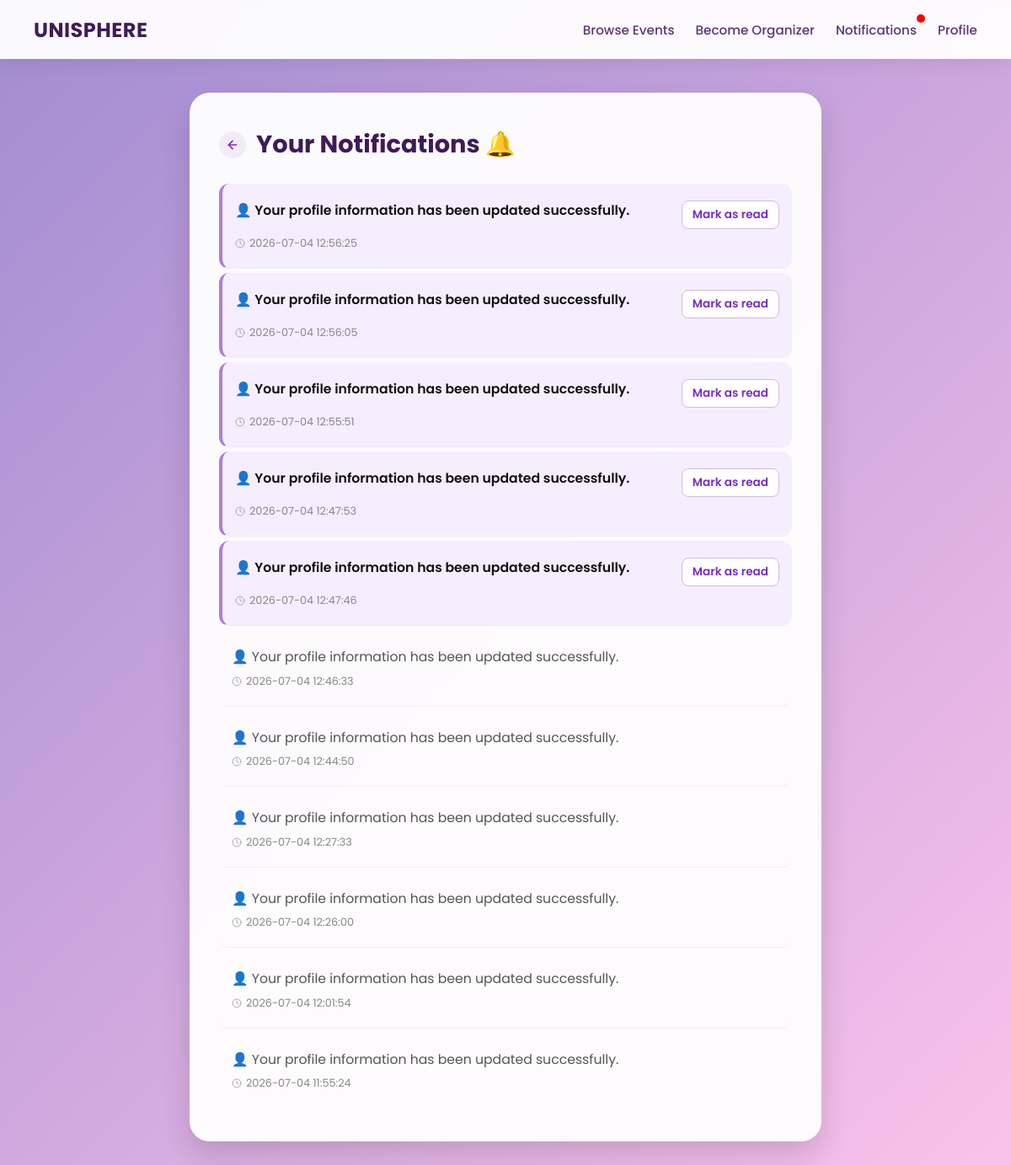
Before: /notifications (signed in) with the older database file.
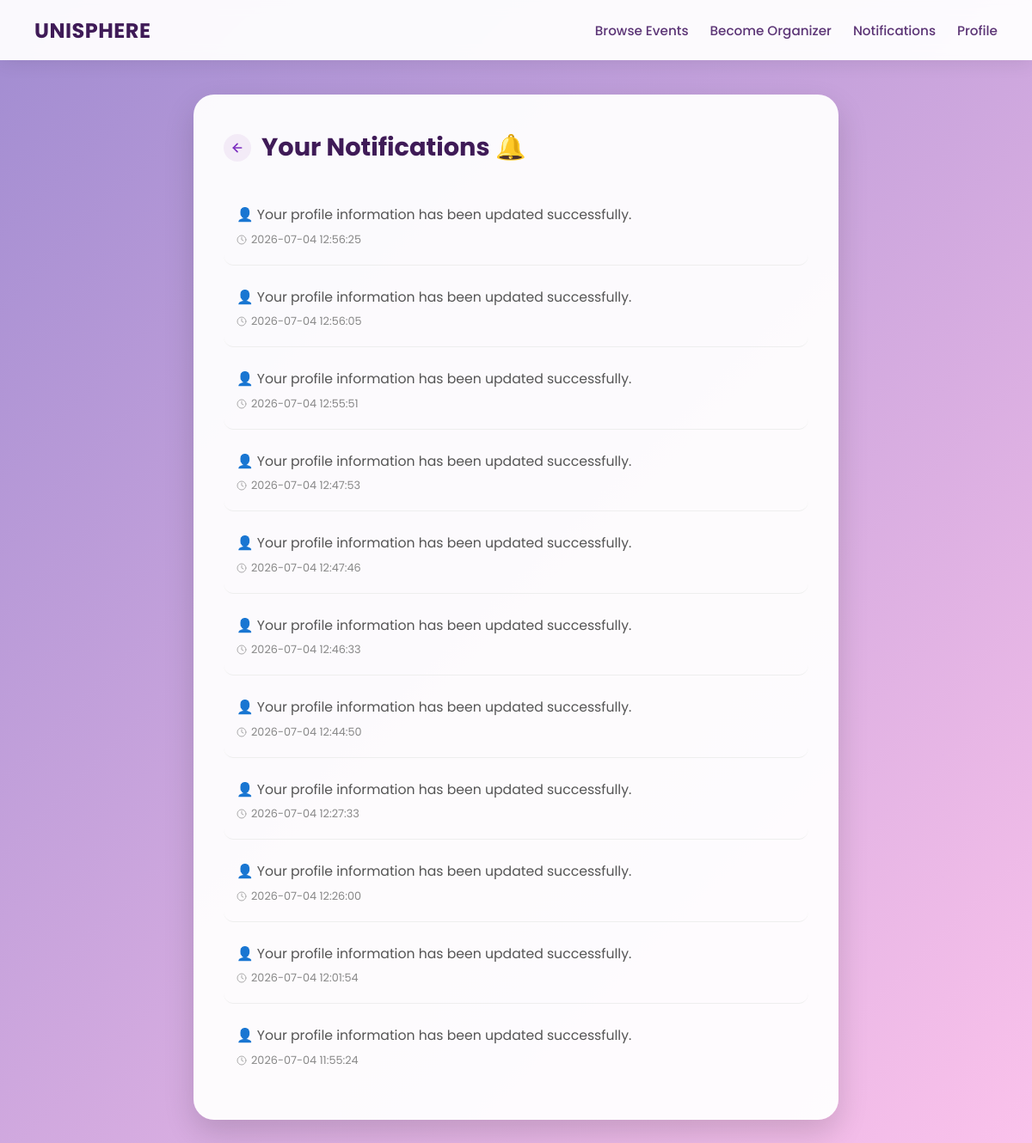
After: the same page with the newer database file.
### tables this page shows
CREATE TABLE notifications (
    id INTEGER PRIMARY KEY AUTOINCREMENT,
    student_id varchar(10) NOT NULL,
    message TEXT NOT NULL,
    type TEXT NOT NULL,
    is_read INTEGER DEFAULT 0,
    created_at TIMESTAMP DEFAULT CURRENT_TIMESTAMP, redirect TEXT,
    FOREIGN KEY (student_id) REFERENCES users_general(student_id)
);

### app.py (the view)
@app.route('/notifications')
def notifications():
    username = session.get('user')
    if not username:
        return redirect(url_for('signin'))
    conn = get_db_connection()
    cursor = conn.cursor()
    cursor.execute("""
        SELECT student_id FROM users_general WHERE username = ?
    """, (username,))
    user = cursor.fetchone()
    if not user:
        conn.close()
        return "User not found"
    create_event_reminders(user["student_id"])
    cursor.execute("""
        SELECT * FROM notifications
        WHERE student_id = ?
        ORDER BY created_at DESC
    """, (user["student_id"],))
    notifications_list = cursor.fetchall()
    cursor.execute("""
        SELECT COUNT(*)
        FROM notifications
        WHERE student_id=? AND is_read=0
    """, (user["student_id"],))
    unread_notifications = cursor.fetchone()[0]
    conn.close()
    return render_template("notifications.html", notifications=notifications_list, unread_notifications=unread_notifications)

### app.py (called while the page is built, shortened)
def get_db_connection():
    conn = sqlite3.connect('database.db')
    conn.row_factory = sqlite3.Row
    conn.execute("PRAGMA foreign_keys = 1")
    return conn

def create_event_reminders(student_id):
    conn = get_db_connection()
    cursor = conn.cursor()
    cursor.execute("""
        SELECT
            e.event_id,
            e.event_name,
            e.start_date AS date,
            e.start_time AS time
        FROM event_registrations r
        JOIN events e
            ON r.event_id = e.event_id
        WHERE r.student_id = ?
    """, (student_id,))
    events = cursor.fetchall()
    today = datetime.today().date()
    tomorrow = today + timedelta(days=1)
    conn.commit()
    conn.close()

@app.context_processor
def inject_notifications():
    if 'student_id' not in session:
        return dict(unread_notifications=0)
    conn = get_db_connection()
    cursor = conn.cursor()
    cursor.execute("SELECT COUNT(*) AS total FROM notifications WHERE student_id = ? AND is_read = 0",
    (session['student_id'],))
    result = cursor.fetchone()
    conn.close()
    return dict(unread_notifications=result['total'])

### templates/notifications.html (shortened to what this page needs)
<!DOCTYPE html>
<html lang="en">
<head>
</head>
<body>
    <nav class="navbar">
        <a class="navbar-brand" href="/user_dashboard">UniSphere</a>
        <div class="navbar-links">
            {% if session.get('role') == 'user' %}
                    <a href="/eventbrowsing">Browse Events</a>
                    <a href="/be_organizer">Become Organizer</a>
                    <a href="/notifications" class="notification-link">
                        Notifications
                        {% if unread_notifications > 0 %}
                            <span class="notification-dot"></span>
                        {% endif %}
                    </a>
                    <a href="/user_dashboard">Profile</a>
                {% endif %}
        </div>
    </nav>
    <div class="container">
        <div class="title-wrapper">
            <a href="/user_dashboard" class="inline-back-arrow" title="Return to user dashboard">
                <svg xmlns="http://www.w3.org/2000/svg" width="16" height="16" viewBox="0 0 24 24" fill="none" stroke="currentColor" stroke-width="2.5" stroke-linecap="round" stroke-linejoin="round">
                    <line x1="19" y1="12" x2="5" y2="12"></line>
                    <polyline points="12 19 5 12 12 5"></polyline>
                </svg>
            </a>
            <h2>Your Notifications 🔔</h2>
        </div>
        {% if notifications %}
            {% for n in notifications %}
                <div class="notification {% if n['is_read'] == 0 %}unread{% else %}read{% endif %}">
                    <div class="notification-content">
                        <span class="msg-text">
                            {% if n['type'] == 'Confirmation' %}
                                ✅
                            {% elif n['type'] == 'Reminder' %}
                                ⏰
                            {% elif n['type'] == 'Cancellation' %}
                                ❌
                            {% elif n['type'] == 'Profile Updated' %}
                                👤
                            {% elif n['type'] == 'Email Changed' %}
                                📧
                            {% elif n['type'] == 'Password Changed' %}
                                🔐
                            {% elif n['type'] == 'Event Pending' %}
                                🎉🟡
                            {% elif n['type'] == 'Event Approved' %}
                                🎉🟢
                            {% elif n['type'] == 'Event Redo' %}
                                🎉🔵
                            {% elif n['type'] == 'Event Cancelled' %}
                                🎉📢❌️
                            {% elif n['type'] == 'Application Pending' %}
                                📋🟡
                            {% elif n['type'] == 'Application Approved' %}
                                📋🟢
                            {% elif n['type'] == 'Application Rejected' %}
                                📋🔴
                            {% endif %}
                            {{ n['message'] }}
                        </span>
                        {% if n['is_read'] == 0 %}
                            <a class="mark-read" href="{{ url_for('mark_notification_read', notification_id=n['id']) }}">
                                Mark as read
                            </a>
                        {% endif %}
                    </div>
                    <div class="notification-meta">
                        <svg xmlns="http://www.w3.org/2000/svg" width="12" height="12" viewBox="0 0 24 24" fill="none" stroke="currentColor" stroke-width="2" stroke-linecap="round" stroke-linejoin="round" style="opacity:0.7;">
                            <circle cx="12" cy="12" r="10"></circle>
                            <polyline points="12 6 12 12 16 14"></polyline>
                        </svg>
                        {{ n['created_at'] }}
                    </div>
                </div>
            {% endfor %}
        {% else %}
            <div class="empty">
                <p>✨ No notifications yet. You're completely caught up!</p>
            </div>
        {% endif %}
    </div>
</body>
</html>

### templates/notifications.html (style rules this page uses)
* { margin: 0; padding: 0; box-sizing: border-box; font-family: 'Poppins', sans-serif; }
body { background: linear-gradient(135deg, #a18cd1 0%, #fbc2eb 100%); min-height: 100vh; padding-top: 110px; padding-bottom: 40px; }
.navbar { position: fixed; top: 0; left: 0; width: 100%; height: 70px; background: rgba(255, 255, 255, 0.95); backdrop-filter: blur(8px); box-shadow: 0 4px 20px rgba(0, 0, 0, 0.08); display: flex; align-items: center; justify-content: space-between; padding: 0 40px; z-index: 1000; }
.notification-link { position:relative; }
.navbar-brand { font-size: 1.5rem; font-weight: 700; color: #3f1b57; text-decoration: none; text-transform: uppercase; letter-spacing: 0.5px; }
.navbar-links { display: flex; gap: 25px; align-items: center; }
.navbar-links a { color: #5c3576; text-decoration: none; font-size: 0.95rem; font-weight: 500; transition: color 0.2s; position: relative; padding: 4px 0; }
.navbar-links a::after { content: ''; position: absolute; width: 0; height: 2px; bottom: 0; left: 0; background-color: #7b2cbf; transition: width 0.2s ease; }
.container { max-width: 750px; width: 90%; margin: 0 auto; background: rgba(255, 255, 255, 0.95); padding: 40px 35px; border-radius: 24px; box-shadow: 0 15px 35px rgba(0, 0, 0, 0.15); }
.title-wrapper { display: flex; align-items: center; gap: 12px; margin-bottom: 25px; }
h2 { font-size: 1.8rem; font-weight: 700; color: #3f1b57; }
.inline-back-arrow { display: inline-flex; align-items: center; justify-content: center; width: 32px; height: 32px; background-color: #f3ebf7; border-radius: 50%; color: #7b2cbf; text-decoration: none; transition: background-color 0.2s, transform 0.1s; }
.notification { border-bottom: 1px solid #eee; padding: 20px 15px; display: flex; flex-direction: column; gap: 8px; transition: background-color 0.2s; border-radius: 12px; margin-bottom: 5px; }
.notification:last-child { border-bottom: none; margin-bottom: 0; }
.read { background-color: transparent; }
.read .msg-text { font-weight: 400; color: #555; }
.notification-content { display: flex; justify-content: space-between; align-items: flex-start; gap: 15px; }
.msg-text { font-size: 0.98rem; line-height: 1.5; }
.notification-meta { font-size: 0.8rem; color: #888; display: flex; align-items: center; gap: 5px; }

Changed rows visible on the page:
changed notifications (number 1 of 11 on the later page): no longer shows "Mark as read"
changed notifications (number 2 of 11 on the later page): no longer shows "Mark as read"
changed notifications (number 3 of 11 on the later page): no longer shows "Mark as read"
changed notifications (number 4 of 11 on the later page): no longer shows "Mark as read"
changed notifications (number 5 of 11 on the later page): no longer shows "Mark as read"
